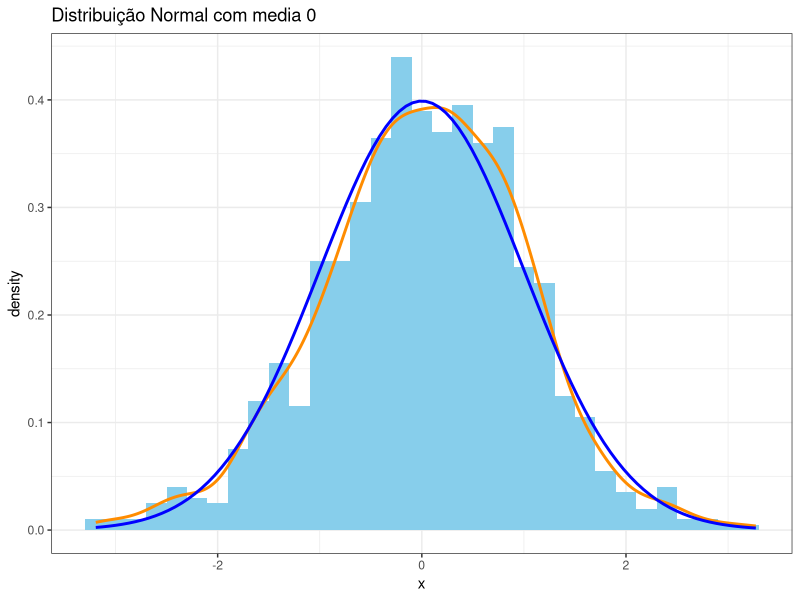

Source code (R):
## ---- chunk 1


library(ggplot2)
library(scales) 
library(grid)
library(RColorBrewer)
library(readr)


set.seed(5409)   # for reproducibility
DF <- data.frame(gp = sample(LETTERS[1:3], 1000, replace = TRUE),
                  x = rnorm(1000))
ggplot(DF, aes(x = x)) +
  theme_bw() + ggtitle("Distribuição Normal com media 0")+
  geom_histogram(aes(y = ..density..), binwidth = 0.2, fill = "skyblue") +
  stat_density(geom = "path", color = "darkorange", size = 1) +
  stat_function(fun = dnorm, color = "blue", size = 1)

